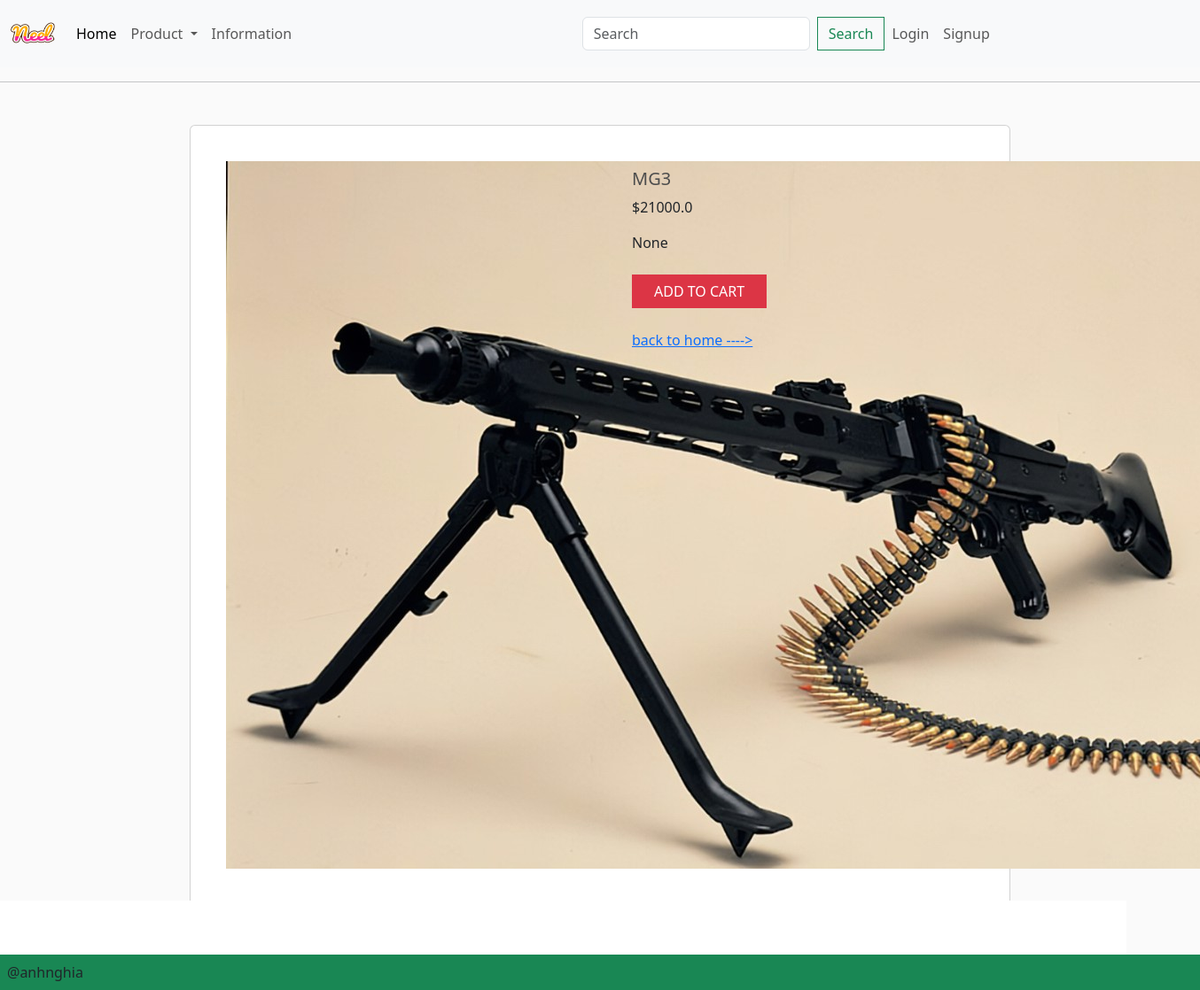
The page /detail/?id=4 on the database its author committed.
### app/models.py (models this page shows, shortened)
class Product(models.Model):
    category = models.ManyToManyField(Category, related_name='product')
    name = models.CharField(max_length=200, null=True)
    price = models.FloatField()
    digital = models.BooleanField(default=False, null=True, blank=False)
    image = models.ImageField(null=True, blank=True)
    detail = models.TextField(null=True, blank=True)
    @property
    def imageUrl(self):
        try:
            url = self.image.url
        except:
            url = ''
        return url

### app/views.py (the view)
# urls.py: path('detail/', views.detail, name="detail"),
def detail(request):
    if request.user.is_authenticated:
        customer = request.user
        order, created = Order.objects.get_or_create(customer =customer, complete = False)
        items = order.orderitem_set.all()
        cartItems = order.get_cart_items
        user_not_login = "hidden"
        user_login = "show"
    else:
        items = []
        order = {'get_cart_items':0,'get_cart_total':0}
        cartItems = order['get_cart_items']
        user_not_login = "show"
        user_login = "hidden"
    id = request.GET.get('id','')
    products = Product.objects.filter(id= id)
    categories = Category.objects.filter(is_sub = False)
    context = {'products':products,'categories': categories,'items':items, 'order' :order,'cartItems':cartItems,'user_not_login':user_not_login,'user_login':user_login}
    return render(request, 'app/detail.html', context)

### app/templates/app/detail.html
{% extends "app/base.html" %}
{% load static %}
{% block search %} {% for product in products %}
<div class="container mt-5 mb-5">
  <div class="row d-flex justify-content-center">
    <div class="col-md-10">
      <div class="card">
        <div class="row">
          <div class="col-md-6">
            <div class="images p-3">
              <div class="text-center p-4">
                <img id="main-image" src="{{product.imageUrl}}" width="" />
              </div>
            </div>
          </div>
          <div class="col-md-6">
            <div class="product p-4">
              <div class="mt-4 mb-3">
                <h5 class="text-uppercase">{{product.name}}</h5>
                <div class="price d-flex flex-row align-items-center">
                  <span class="act-price">${{product.price}}</span>
                </div>
              </div>
              <p class="about">{{product.detail}}</p>
              <div class="cart mt-4 align-items-center">
                <button
                  class="btn btn-danger text-uppercase mr-2 px-4 update-cart"
                  data-product="{{product.id}}"
                  data-action="add"
                >
                  Add to cart
                </button>
              </div>
              <br>
                <a href= {% url "home" %}>back to home ----></a>
            </div>
          </div>
        </div>
      </div>
    </div>
  </div>
</div>
{% endfor %} {% endblock search %}

### app/static/app/css/main.css (style rules this page uses)
body { background-color: hsl(0, 0%, 98%); }
h1,h2,h3,h4,h5,h6 { color:hsl(0, 0%, 30%); }
.product { border-radius: 0 0 4px 4px; }
.btn { border-radius: 0; }

### rows shown on the page
Product: imageUrl (picture), name "MG3", price "21000.0", detail "None"
